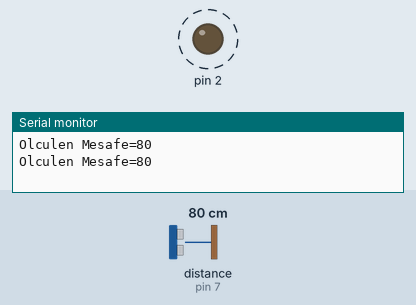
This sketch was run on a simulated Arduino Uno, built with avr-gcc and run on an emulated ATmega328P. On the bench: output pins drawn as LEDs (lit = HIGH), the last lines printed to the serial monitor. Dashed ring = blinking. The inputs (shaded band) are chosen by the test bench; at power-on: distance to the obstacle (sensor on pin 7) 80 cm. The echo pulse lasts 58.3 µs per cm; pins used as bus, display or sensor lines are not drawn.

Above: at 1.8 s.
1.9 s: distance to the obstacle (sensor on pin 7) set to 12 cm
At 2.27 s:
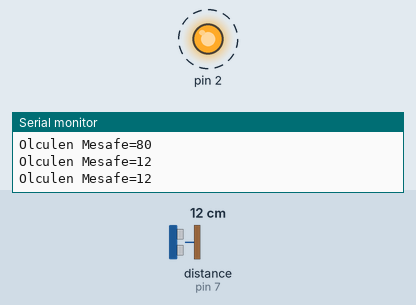
5.4 s: distance to the obstacle (sensor on pin 7) set to 9 cm
At 6.0 s:
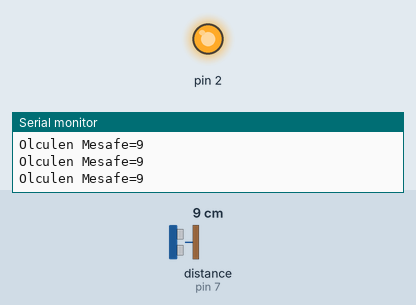
6.9 s: distance to the obstacle (sensor on pin 7) set to 250 cm
At 9.3 s:
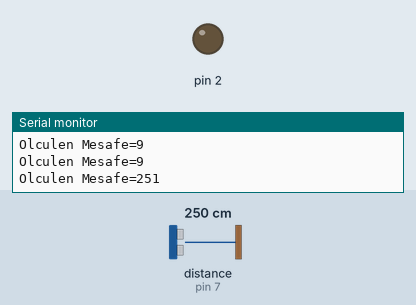
Timing chart, 0 to 17.0 s (numbered marks = the images above; inputs shaded):
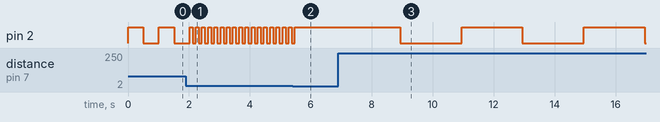

Measured:
- the behaviour switches between 11 and 10 cm on distance to the obstacle (sensor on pin 7) (found by bisection; images 1 and 2)
- after the input at 1.9 s, pin 2: alternates HIGH for 0.10 s and LOW for 0.10 s, starting after 0.22 s
- after the input at 5.4 s, pin 2: goes on until 5.5 s, then stays HIGH
- after the input at 6.9 s, pin 2: alternates HIGH for 2.0 s and LOW for 2.0 s, starting after 2.0 s
- by itself, pin 2: alternates HIGH for 0.50 s and LOW for 0.51 s

The sketch:

glorious_maimu_gogo1__1_.ino
```cpp
// C++ code
//
void setup()
{
Serial.begin(9600);
pinMode(6,OUTPUT);
pinMode(7,INPUT);
pinMode(2,OUTPUT);
}

void loop()
{
 digitalWrite(6,1); delay(1);
 digitalWrite(6,0);
 int sure=pulseIn(7,1);
 int mesafe=(sure/2)/28.97;
 Serial.print("Olculen Mesafe=");
 Serial.println(mesafe);
 delay(1);

  if (mesafe>200)
  {
    digitalWrite(2,1);
    delay(2000);
    digitalWrite(2,0);
    delay(2000);
  }
  else if (mesafe>100)
  {
    digitalWrite(2,1);
    delay(1000);
    digitalWrite(2,0);
    delay(1000);
  }
    else if (mesafe>50)
  {
    digitalWrite(2,1);
    delay(500);
    digitalWrite(2,0);
    delay(500);
  }
    else if (mesafe>20)
  {
    digitalWrite(2,1);
    delay(200);
    digitalWrite(2,0);
    delay(200);
  }
      else if (mesafe>10)
  {
    digitalWrite(2,1);
    delay(100);
    digitalWrite(2,0);
    delay(100);
  }
  else
  {
    digitalWrite(2,1);
  }

  }
```
